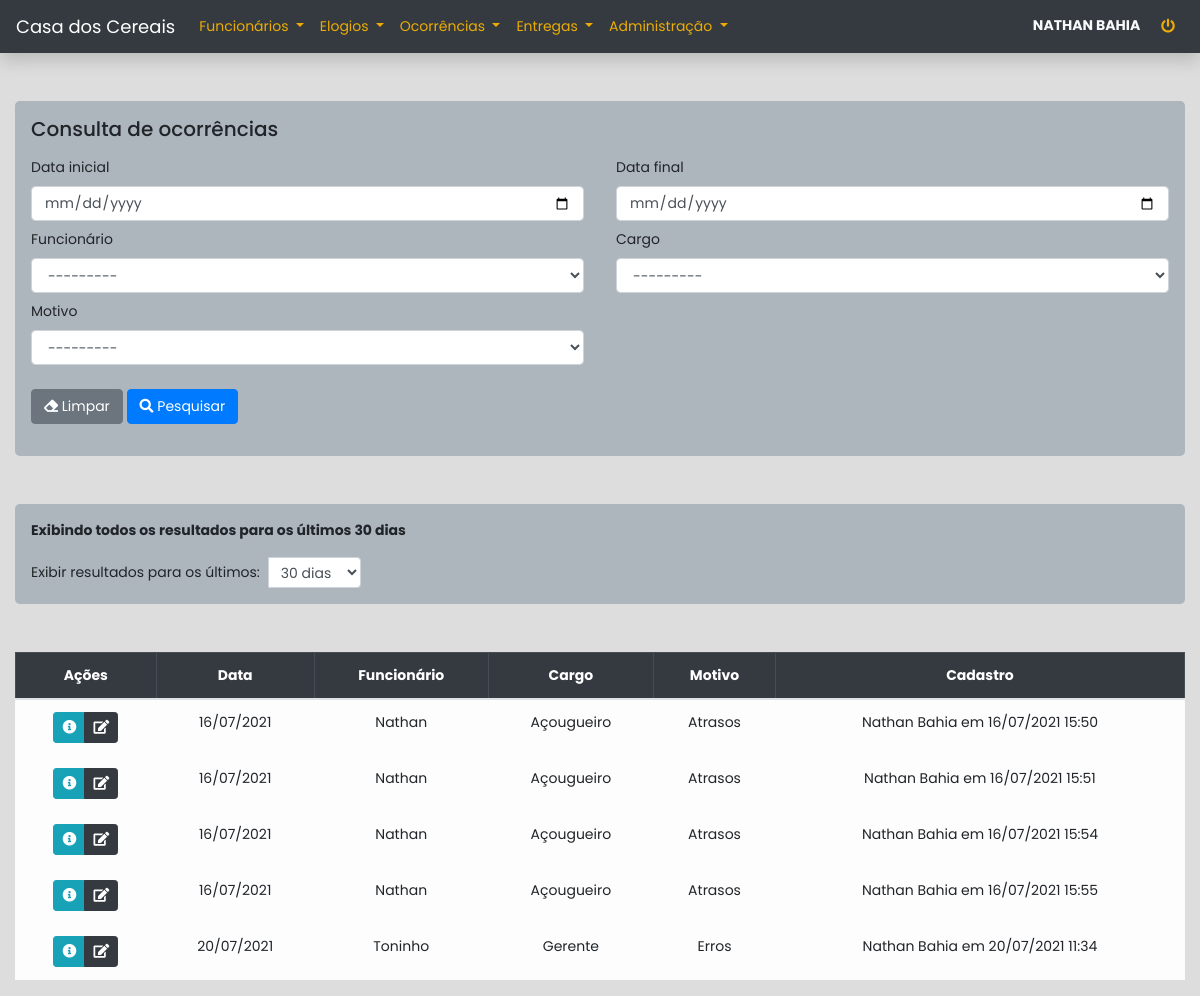
The page /ocorrencias/consulta (signed in) on the database its author committed.
### apps/core/models.py (models this page shows, shortened)
class Base(models.Model):
    usuario = models.ForeignKey(get_user_model(), on_delete=models.SET_NULL, null=True)
    criacao = models.DateTimeField(auto_now_add=True)
    alteracao = models.DateTimeField(auto_now=True)
    ativo = models.BooleanField(default=True)
    class Meta:
        abstract = True
    @property
    def cadastro(self):
        if self.usuario:
            return f"{self.usuario.get_full_name()} em {self.criacao.strftime('%d/%m/%Y %H:%M')}"
        return f"Usuário excluído em {self.criacao.strftime('%d/%m/%Y')}"

class Ocorrencia(Base):
    funcionario = models.ForeignKey(Funcionario, on_delete=models.CASCADE, related_name='ocorrencias')
    motivo = models.ForeignKey(Motivo, on_delete=models.SET_NULL, null=True)
    data = models.DateField()
    observacao = models.TextField()
    is_active = ObjAtivosManager()
    class Meta:
        verbose_name = 'Ocorrência'
        verbose_name_plural = 'Ocorrências'
        ordering = ['-data']
    @property
    def get_motivo_display(self):
        if self.motivo:
            return self.motivo.nome
        return 'Motivo excluído'

class Funcionario(Base):
    nome = models.CharField(max_length=255)
    admissao = models.DateField(blank=True, null=True)
    cargo = models.ForeignKey(Cargo, on_delete=models.SET_NULL, null=True, related_name='funcionarios')
    filial = models.ForeignKey(Filial, on_delete=models.CASCADE, related_name='funcionarios')
    is_active = ObjAtivosManager()
    def __str__(self):
        return f'{self.nome} - {self.cargo}'
    class Meta:
        verbose_name = 'Funcionário'
        verbose_name_plural = 'Funcionários'
        ordering = ['nome']

class Cargo(Base):
    nome = models.CharField(max_length=255)
    filial = models.ForeignKey(Filial, on_delete=models.CASCADE)
    is_active = ObjAtivosManager()
    def __str__(self):
        return f'{self.nome}'
    class Meta:
        verbose_name = 'Cargo'
        verbose_name_plural = 'Cargos'
        ordering = ['nome']

class Motivo(Base):
    nome = models.CharField(max_length=255)
    filial = models.ForeignKey(Filial, on_delete=models.CASCADE)
    is_active = ObjAtivosManager()
    def __str__(self):
        return self.nome
    class Meta:
        verbose_name = 'Motivo'
        verbose_name_plural = 'Motivos'
        ordering = ['nome']

### apps/core/views.py (the view, shortened to what this page needs)
# urls.py: path('ocorrencias/consulta', views.consulta_ocorrencias, name='consulta_ocorrencias'),
@login_required
def consulta_ocorrencias(request):
    usuario = request.user.perfil.latest('id')
    consulta = False
    dias = 30 if request.GET.get('dias') not in ['30', '60', '90', '120'] else request.GET.get('dias')
    data_range = utils.get_data_range(dias)
    filtros = {
        'data__range': data_range,
        'funcionario__filial': usuario.filial
    }
    query = models.Ocorrencia.is_active.filter(**filtros).order_by('funcionario')
    form = forms.ConsultaOcorrenciaForm(
        usuario=usuario,
        data=request.GET
    )
    context = {
        'form': form,
        'dias': dias,
        'consulta': consulta,
        'filtros': filtros,
        'ocorrencias': query
    }
    return render(request, 'core/ocorrencias/consultas.html', context)

### apps/core/context_processors.py (called while the page is built)
def usuario(request):
    if not request.user.is_authenticated:
        return {}
    context = {'usuario': {}}
    perfil = request.user.perfil.order_by('id').last()
    if perfil:
        context['usuario']['filial'] = perfil.filial
        context['usuario']['filiais'] = models.Filial.is_active.all()
        if perfil.tipo == '2':
            context['usuario']['administrador'] = True
    return context

### apps/core/models.py (called while the page is built)
    def get_queryset(self):
        return super(ObjAtivosManager, self).get_queryset().filter(ativo=True)

### apps/core/utils.py (called while the page is built)
def get_data_range(dias: int, convert=False) -> list:
    presente = datetime.today().date()
    passado = presente - timedelta(days=int(dias))
    if convert:
        return [convert_date_to_datetime(passado), convert_date_to_datetime(presente, inicio=False)]
    return [passado, presente]

### apps/core/templates/core/ocorrencias/consultas.html (shortened to what this page needs)
{% extends 'core/base.html' %}
{% load bootstrap4 %}
{% block content %}
<div class="container-fluid">
    <form method='get' class='my-5 jumbotron p-3' autocomplete="off">
        <h5>Consulta de ocorrências</h5>
        <div class="row mx-0 mt-3">
            <div class="col-12 col-sm-6 px-0 pr-sm-3">
                <div class="form-group mb-2">
                    <label for="{{ form.data_inicial.id_for_label }}">{{ form.data_inicial.label }}</label>
                    {{ form.data_inicial }}
                </div>
            </div>
            <div class="col-12 col-sm-6 px-0 pl-sm-3">
                <div class="form-group mb-2">
                    <label for="{{ form.data_final.id_for_label }}">{{ form.data_final.label }}</label>
                    {{ form.data_final }}
                </div>
            </div>
            <div class="col-12 col-sm-6 px-0 pr-sm-3">
                <div class="form-group mb-2">
                    <label for="{{ form.funcionario.id_for_label }}">{{ form.funcionario.label }}</label>
                    {{ form.funcionario }}
                </div>
            </div>
            <div class="col-12 col-sm-6 px-0 pl-sm-3">
                <div class="form-group mb-2">
                    <label for="{{ form.cargo.id_for_label }}">{{ form.cargo.label }}</label>
                    {{ form.cargo }}
                </div>
            </div>
            <div class="col-12 col-sm-6 px-0 pr-sm-3">
                <div class="form-group mb-2">
                    <label for="{{ form.motivo.id_for_label }}">{{ form.motivo.label }}</label>
                    {{ form.motivo }}
                </div>
            </div>
            <div class="col-12 col-sm-6 px-0 pl-sm-3">
                <div class="form-group mb-2">
                </div>
            </div>
            <div class="col-12 my-3 px-0">
                <button type="reset" class="btn btn-secondary">
                    <i class="fas fa-eraser"></i> Limpar
                </button>
                <button type="submit" class="btn btn-primary">
                    <i class="fas fa-search"></i> Pesquisar
                </button>
            </div>
        </div>
    </form>
    {% if ocorrencias %}
        {% include 'core/utils/consulta_range_dias.html' %}
        <div class="table-responsive mt-5">
            <table class="table table-bordered text-center">
                <thead class="table-dark">
                    <tr>
                        <th>Ações</th>
                        <th>Data</th>
                        <th>Funcionário</th>
                        <th>Cargo</th>
                        <th>Motivo</th>
                        <th>Cadastro</th>
                    </tr>
                </thead>
                <tbody class="table-light">
                    {% for ocorrencia in ocorrencias %}
                    <tr>
                        <td>
                            <div class="btn-group">
                                <button class="btn btn-sm btn-info btn-info-ocorrencia" data-ocorrencia="{{ ocorrencia.id }}"><i class="fas fa-info-circle"></i></button>
                                <a href="{% url 'core:edit_ocorrencias' ocorrencia.id %}" class="btn btn-sm btn-dark btn-edit-ocorrencia" data-ocorrencia="{{ ocorrencia.id }}"><i class="fas fa-edit"></i></a>
                            </div>
                        </td>
                        <td>{{ ocorrencia.data|date:'d/m/Y' }}</td>
                        <td>{{ ocorrencia.funcionario.nome }}</td>
                        <td>{{ ocorrencia.funcionario.cargo.nome }}</td>
                        <td>{{ ocorrencia.get_motivo_display }}</td>
                        <td>{{ ocorrencia.cadastro }}</td>
                    </tr>
                    {% endfor %}
                </tbody>
            </table>
        </div>
    {% endif %}
</div>
{% endblock content %}

### apps/core/templates/core/base.html (shortened to what this page needs)
{% load static %}
<!DOCTYPE html>
{% load bootstrap4 %}
<html lang="pt-br">
    <head>
        <link rel="stylesheet" href="https://use.fontawesome.com/releases/v5.0.13/css/all.css">
        {% bootstrap_css %}
    </head>
    <body>
    <nav class="navbar navbar-expand-lg navbar-dark bg-dark shadow mb-5">
        <a class="navbar-brand" href="{% url 'core:index' %}">Casa dos Cereais</a>
        <div class="collapse navbar-collapse" id="navbarSupportedContent">
            <ul class="navbar-nav mr-auto">
                <li class="nav-item dropdown">
                    <a class="nav-link dropdown-toggle text-warning" href="#" id="dropFuncionarios" role="button"
                       data-toggle="dropdown" aria-haspopup="true" aria-expanded="false">
                        Funcionários
                    </a>
                </li>
                <li class="nav-item dropdown text-warning">
                    <a class="nav-link dropdown-toggle text-warning" href="#" id="dropElogios" role="button"
                       data-toggle="dropdown" aria-haspopup="true" aria-expanded="false">
                        Elogios
                    </a>
                </li>
                <li class="nav-item dropdown">
                    <a class="nav-link dropdown-toggle text-warning" href="#" id="dropOcorrencias" role="button"
                       data-toggle="dropdown" aria-haspopup="true" aria-expanded="false">
                        Ocorrências
                    </a>
                </li>
                <li class="nav-item dropdown">
                    <a class="nav-link dropdown-toggle text-warning" href="#" id="dropEntregas" role="button"
                       data-toggle="dropdown" aria-haspopup="true" aria-expanded="false">
                        Entregas
                    </a>
                </li>
                <li class="nav-item dropdown">
                    <a class="nav-link dropdown-toggle text-warning" href="#" id="dropAdm" role="button"
                       data-toggle="dropdown" aria-haspopup="true" aria-expanded="false">
                        Administração
                    </a>
                </li>
            </ul>
            <div class="text-light text-sm-right">
                <b>{{ request.user.get_full_name|upper }}</b>
                <a class='btn btn-sm ml-2' href="{% url 'usuarios:logout' %}" data-toggle="tooltip" title="Sair do sistema">
                    <i class="fas fa-power-off text-warning"></i>
                </a>
            </div>
        </div>
    </nav>
    {% block content %} {% endblock %}
    </body>
</html>

### apps/core/templates/core/base.html (style rules this page uses)
body, a, .btn, .form-control { font-family: 'Poppins', sans-serif; font-size: 14px !important; }
body { background-color: #DDD; }
.jumbotron { background-color: #adb5bd !important; }
.navbar-brand { font-size: 18px !important; }
.text-warning { color: #ecac05 !important; }

### rows shown on the page
Ocorrencia: data "16/07/2021", funcionario.nome "Nathan", funcionario.cargo.nome "Açougueiro", motivo "Atrasos", cadastro "Nathan Bahia em 16/07/2021 15:50"
Ocorrencia: data "16/07/2021", funcionario.nome "Nathan", funcionario.cargo.nome "Açougueiro", motivo "Atrasos", cadastro "Nathan Bahia em 16/07/2021 15:51"
Ocorrencia: data "16/07/2021", funcionario.nome "Nathan", funcionario.cargo.nome "Açougueiro", motivo "Atrasos", cadastro "Nathan Bahia em 16/07/2021 15:54"
Ocorrencia: data "16/07/2021", funcionario.nome "Nathan", funcionario.cargo.nome "Açougueiro", motivo "Atrasos", cadastro "Nathan Bahia em 16/07/2021 15:55"
Ocorrencia: data "20/07/2021", funcionario.nome "Toninho", funcionario.cargo.nome "Gerente", motivo "Erros", cadastro "Nathan Bahia em 20/07/2021 11:34"

### other values the page prints
{{ request.user.get_full_name|upper }} "NATHAN BAHIA"
{{ dias }} "30"
